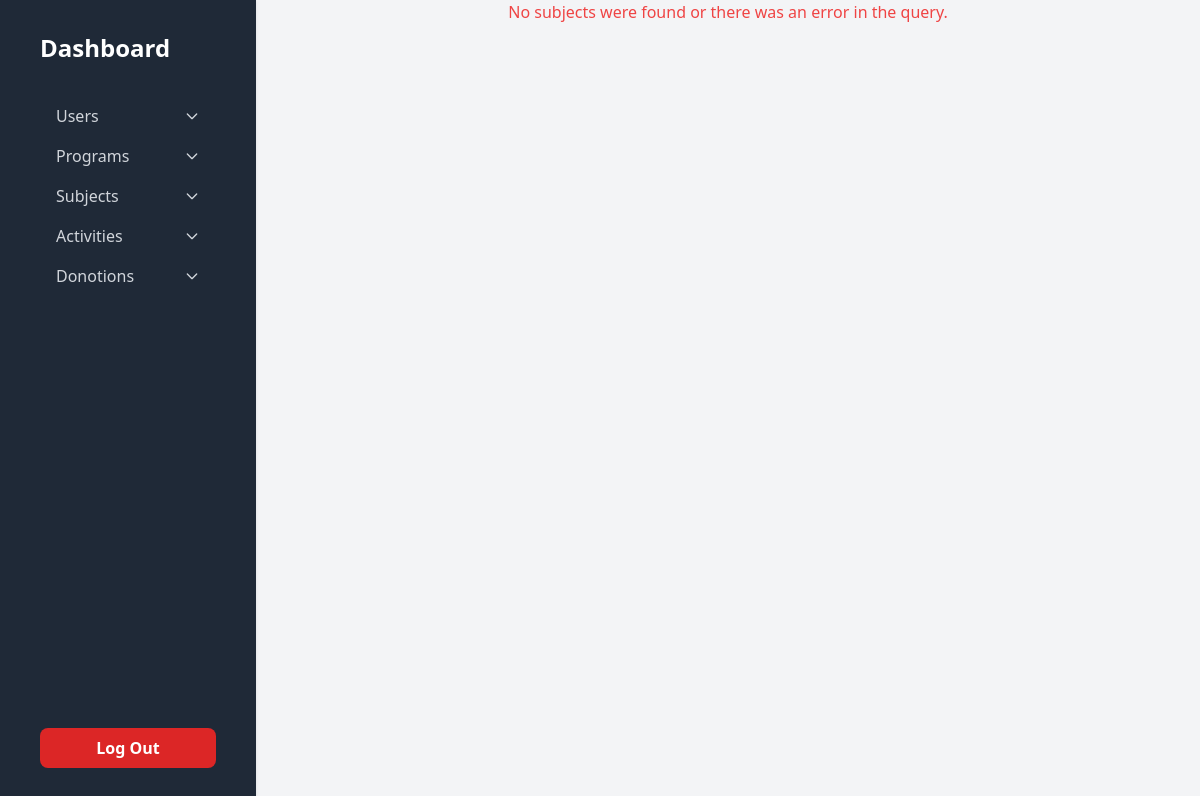
The page /Admin/dashboard.php?action=listarmateria (signed in) on the database as committed earlier.
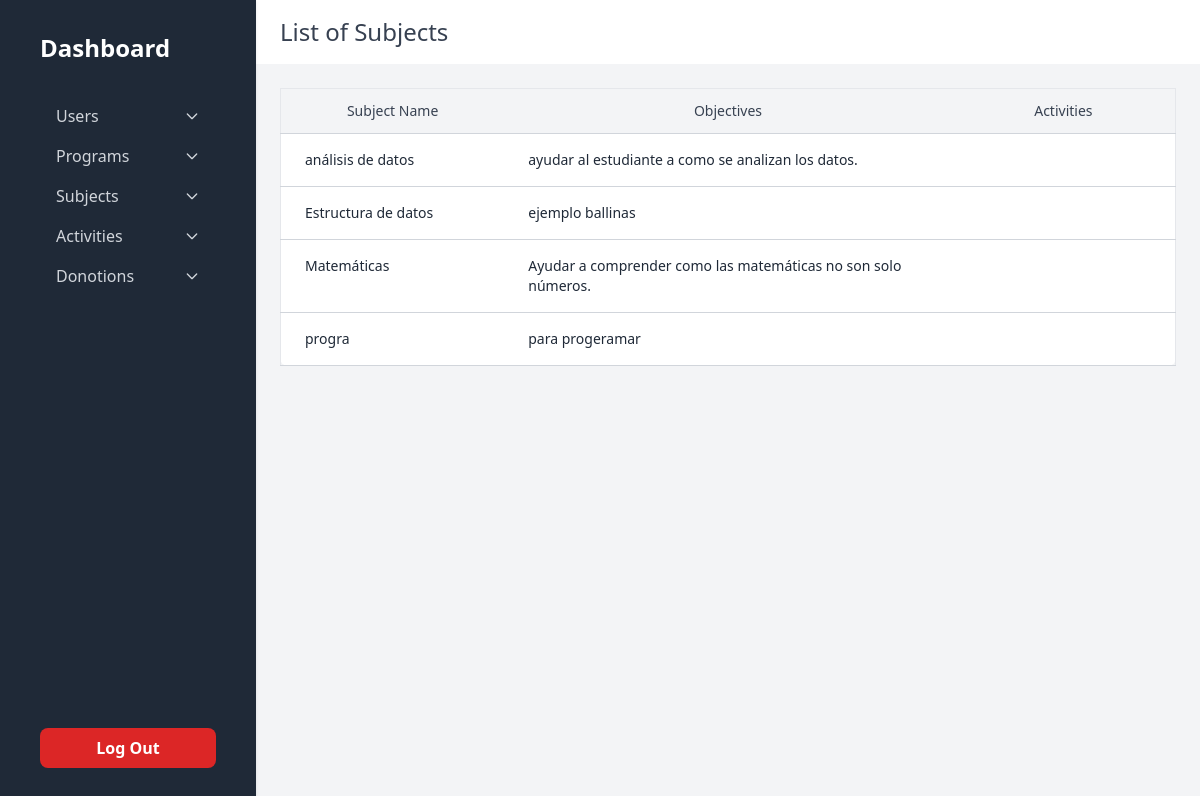
The same page on the database as committed later.
### tables this page shows
CREATE TABLE `materias` (
  `id` int(11) NOT NULL,
  `nombre_materia` varchar(100) DEFAULT NULL,
  `objetivos` text DEFAULT NULL,
  `actividades` text DEFAULT NULL,
  `unidad` varchar(50) DEFAULT NULL
);

### Conexion/conexion.php (called while the page is built, shortened)
<?php
class Conexion {
    private $host = 'localhost';
    private $usuario = 'root';
    private $password = '';
    private $base = 'unityclass';
    public $sentencia;
    private $conexion;
    private function abrir_conexion() {
        $this->conexion = new mysqli($this->host, $this->usuario, $this->password, $this->base);
    }
    public function obtener_sentencia() {
        $result = $this->conexion->query($this->sentencia);
        return $result;
    }
}
?>

### Admin/listar_materias.php (the view, shortened to what this page needs)
<?php
require_once '../Conexion/conexion.php';
$conexion = new Conexion();
$query = "SELECT * FROM materias";
$conexion->sentencia = $query;
$result = $conexion->obtener_sentencia();
?>
<?php if ($result && $result->num_rows > 0): ?>
    <div class="w-full h-full flex flex-col">
        <header class="w-full bg-white py-4 px-6">
            <h1 class="text-2xl text-gray-700">List of Subjects</h1>
        </header>
        <div class="flex-grow bg-gray-100 p-6">
            <div class="overflow-x-auto">
                <table class="min-w-full bg-white border border-gray-200 rounded-lg">
                    <thead class="bg-gray-100">
                        <tr>
                            <th class="w-1/4 px-6 py-3 text-center text-sm font-medium text-gray-700 border-b border-gray-300"">Subject Name</th>
                            <th class="w-1/2 px-6 py-3 text-center text-sm font-medium text-gray-700 border-b border-gray-300"">Objectives</th>
                            <th class="w-1/4 px-6 py-3 text-center text-sm font-medium text-gray-700 border-b border-gray-300"">Activities</th>
                        </tr>
                    </thead>
                    <tbody class="divide-y divide-gray-200">
                        <?php while ($row = $result->fetch_assoc()): ?>
                            <tr class="hover:bg-gray-50">
                                <td class="w-1/4 px-6 py-4  text-sm text-gray-800 align-top break-words border-b border-gray-300"><?php echo htmlspecialchars($row["nombre_materia"] ?? ''); ?></td>
                                <td class="w-1/2 px-6 py-4 text-sm text-gray-800 align-top break-words border-b border-gray-300"><?php echo htmlspecialchars($row["objetivos"] ?? ''); ?></td>
                                <td class="w-1/4 px-6 py-4 text-sm text-gray-800 align-top break-words border-b border-gray-300"><?php echo htmlspecialchars($row["actividades"] ?? ''); ?></td>
                            </tr>
                        <?php endwhile; ?>
                    </tbody>
                </table>
            </div>
        </div>
    </div>
<?php else: ?>
    <p class="text-center text-red-500">No subjects were found or there was an error in the query.</p>
<?php endif; ?>

Rows that differ between the two databases and show on the page:
added materias: nombre_materia "análisis de datos", objetivos "ayudar al estudiante a como se analizan los datos."
added materias: nombre_materia "Estructura de datos", objetivos "ejemplo ballinas"
added materias: nombre_materia "Matemáticas", objetivos "Ayudar a comprender como las matemáticas no son solo números."
added materias: nombre_materia "progra", objetivos "para progeramar"
Other text that changed with them:
text no longer shown: "No subjects were found or there was an error in the query."
text now shown: "List of Subjects Subject Name Objectives Activities"
